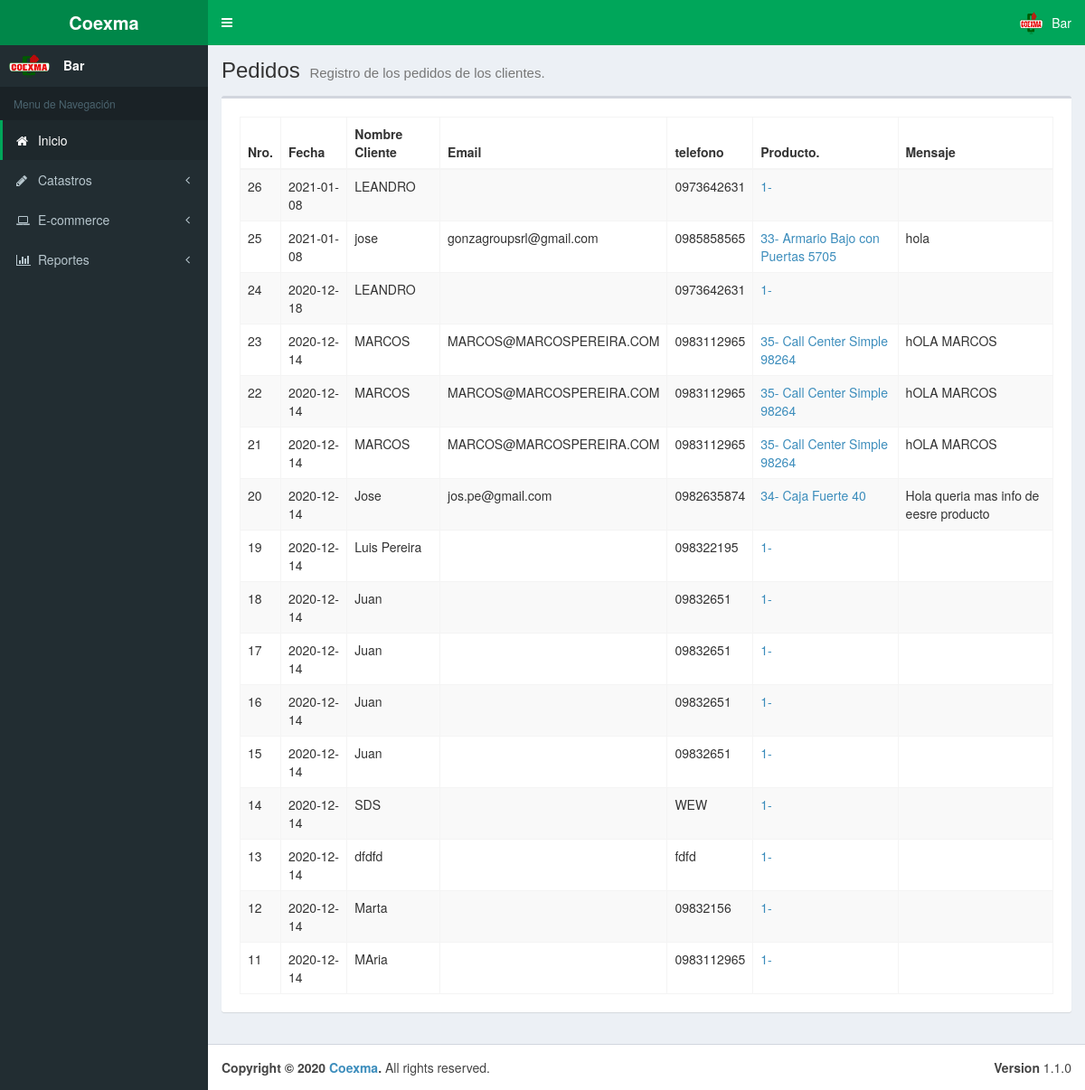
The app's page /admcoexpy/mensajes.php (signed in) with its own data.
### tables this page shows
CREATE TABLE `tb_pedido_express` (
  `id` int(11) NOT NULL,
  `url_desde` varchar(45) DEFAULT 'Formulario',
  `nombre` varchar(50) DEFAULT NULL,
  `telefono` varchar(50) DEFAULT NULL,
  `id_producto` int(11) DEFAULT NULL,
  `email` varchar(50) DEFAULT NULL,
  `fecha` datetime DEFAULT CURRENT_TIMESTAMP,
  `mensaje` text,
  `vendedor` int(11) DEFAULT NULL,
  `full_url` varchar(255) DEFAULT NULL
);

CREATE TABLE `tb_producto` (
  `id` int(20) NOT NULL,
  `referencia` varchar(20) DEFAULT NULL,
  `nombre` varchar(80) NOT NULL,
  `descripcion_corta` text NOT NULL,
  `descripcion_detallada` text NOT NULL,
  `precio` int(11) DEFAULT NULL,
  `valor_descuento` double DEFAULT NULL,
  `descripcion` varchar(50) DEFAULT NULL,
  `valor_mayorista` int(11) DEFAULT NULL,
  `id_marca` int(11) NOT NULL,
  `destaque` tinyint(1) NOT NULL,
  `activo` tinyint(1) NOT NULL,
  `unique_hits` int(11) DEFAULT NULL,
  `total_hits` int(11) DEFAULT NULL
);

### admcoexpy/mods/server/pedido.php (called while the page is built, shortened)
<?php
	function getAllPedidosExpress () {
		$connection = conn();
		$sql = "SELECT * FROM tb_pedido_express ORDER BY id DESC";
		$query = $connection->prepare($sql);
		$query->execute();
		if ($query->rowCount() > 0) {
			$result= $query->fetchAll();
		} else {
			$result = null;
		}
		return $result;
	}
?>

### admcoexpy/mods/server/producto.php (called while the page is built, shortened)
<?php
	function getProducto ($codigo) {
		$connection = conn();
		$sql = "SELECT tb_producto.* FROM tb_producto WHERE tb_producto.id = '$codigo'";
		$query = $connection->prepare($sql);
		$query->execute();
		if ($query->rowCount() > 0) {
			$result= $query->fetch();
		} else {
			$result = null;
		}
		return $result;
	}
?>

### admcoexpy/mensajes.php (the view, shortened to what this page needs)
<!DOCTYPE html>
<html>
<head>
	<?php include 'includes/head.php'; ?>
</head>
<body class="hold-transition skin-green sidebar-mini">
	<div class="wrapper">
		<?php include 'includes/header.php'; ?>
		<?php include 'includes/aside.php'; ?>
        <?php include_once "mods/objs/pedido.php";
        include_once "mods/objs/producto.php";
            $pedidoexpress= getAllPedidosExpress();
        ?>
		<div class="content-wrapper">
			<section class="content-header">
				<h1>
					Pedidos
					<small>Registro de los pedidos de los clientes.</small>
				</h1>
			</section>
			<section class="content">
				<div class="box">
					<div class="box-body">
						<div class="box-body table-responsive">
							<table class="table table-striped table-bordered display nowra" id="tabladatos">
							<thead>
								<tr>
									<th>Nro.</th>
									<th>Fecha</th>
									<th>Nombre Cliente</th>
									<th>Email</th>
									<th>telefono</th>
                                    <th>Producto.</th>
									<th>Mensaje</th>
								</tr>
							</thead>
							<tbody>
                                <?php
									if ($pedidoexpress != null) {
										foreach ($pedidoexpress as $row) {
                                ?>
                                <tr>
                                    <td><?php echo $row['id'];?></td>
                                    <td><?php echo substr($row['fecha'], 0, 10);?></td>
									<td><?php echo $row['nombre'];?></td>
									<td><?php echo $row['email'];?></td>
                                    <td><?php echo $row['telefono'];?></td>
                                    <td>
                                    <a href="http://coexma.com.py/producto.php?id=<?php echo $row['id_producto'];?>">
                                    <?php echo $row['id_producto'];?>- <?php echo getProducto($row['id_producto'])['nombre'];?>
                                    </a>
                                    </td>
                                    <td><?php echo $row['mensaje'];?></td>
								</tr>
								<?php }}?>
							</tbody>
							</table>
						</div>
					</div>
				</div>
			</section>
		</div>
		<?php include "includes/footer.php"; ?>
	</div>
</body>
</html>

### records on screen
tb_pedido_express: id "26", fecha "2021-01-08", nombre "LEANDRO", telefono "0973642631", id_producto "1"
tb_pedido_express: id "25", fecha "2021-01-08", nombre "jose", email "gonzagroupsrl@gmail.com", telefono "0985858565", id_producto "33", id_producto.nombre "Armario Bajo con Puertas 5705", mensaje "hola"
tb_pedido_express: id "24", fecha "2020-12-18", nombre "LEANDRO", telefono "0973642631", id_producto "1"
tb_pedido_express: id "23", fecha "2020-12-14", nombre "MARCOS", email "MARCOS@MARCOSPEREIRA.COM", telefono "0983112965", id_producto "35", id_producto.nombre "Call Center Simple 98264", mensaje "hOLA MARCOS"
tb_pedido_express: id "22", fecha "2020-12-14", nombre "MARCOS", email "MARCOS@MARCOSPEREIRA.COM", telefono "0983112965", id_producto "35", id_producto.nombre "Call Center Simple 98264", mensaje "hOLA MARCOS"
tb_pedido_express: id "21", fecha "2020-12-14", nombre "MARCOS", email "MARCOS@MARCOSPEREIRA.COM", telefono "0983112965", id_producto "35", id_producto.nombre "Call Center Simple 98264", mensaje "hOLA MARCOS"
tb_pedido_express: id "20", fecha "2020-12-14", nombre "Jose", email "jos.pe@gmail.com", telefono "0982635874", id_producto "34", id_producto.nombre "Caja Fuerte 40", mensaje "Hola queria mas info de eesre producto"
tb_pedido_express: id "19", fecha "2020-12-14", nombre "Luis Pereira", telefono "098322195", id_producto "1"
tb_pedido_express: id "18", fecha "2020-12-14", nombre "Juan", telefono "09832651", id_producto "1"
tb_pedido_express: id "17", fecha "2020-12-14", nombre "Juan", telefono "09832651", id_producto "1"
tb_pedido_express: id "16", fecha "2020-12-14", nombre "Juan", telefono "09832651", id_producto "1"
tb_pedido_express: id "15", fecha "2020-12-14", nombre "Juan", telefono "09832651", id_producto "1"
tb_pedido_express: id "14", fecha "2020-12-14", nombre "SDS", telefono "WEW", id_producto "1"
tb_pedido_express: id "13", fecha "2020-12-14", nombre "dfdfd", telefono "fdfd", id_producto "1"
tb_pedido_express: id "12", fecha "2020-12-14", nombre "Marta", telefono "09832156", id_producto "1"
tb_pedido_express: id "11", fecha "2020-12-14", nombre "MAria", telefono "0983112965", id_producto "1"

### other values on screen
$_SESSION['empresa-menu'] "Coexma"
$_SESSION['nome_usuario'] "Bar"
$_SESSION['empresa'] "Coexma"
